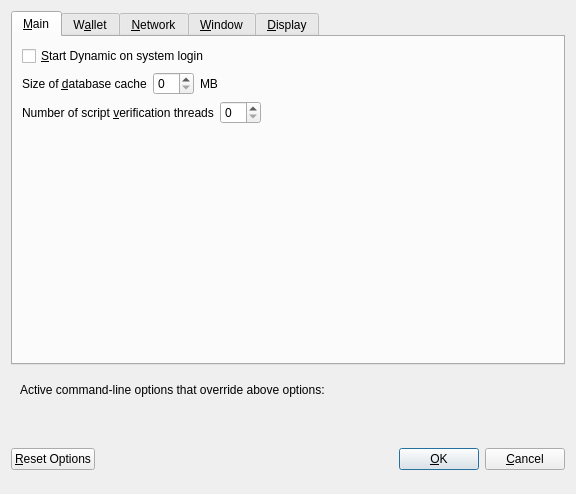
<?xml version="1.0" encoding="UTF-8"?>
<ui version="4.0">
 <class>OptionsDialog</class>
 <widget class="QDialog" name="OptionsDialog">
  <property name="geometry">
   <rect>
    <x>0</x>
    <y>0</y>
    <width>576</width>
    <height>494</height>
   </rect>
  </property>
  <property name="windowTitle">
   <string>Options</string>
  </property>
  <property name="styleSheet">
   <string notr="true">QTabWidget:tab-bar { alignment: left }
QTabBar { alignment: left; }</string>
  </property>
  <property name="modal">
   <bool>true</bool>
  </property>
  <layout class="QVBoxLayout" name="verticalLayout">
   <item>
    <widget class="QTabWidget" name="tabWidget">
     <property name="currentIndex">
      <number>0</number>
     </property>
     <widget class="QWidget" name="tabMain">
      <attribute name="title">
       <string>&amp;Main</string>
      </attribute>
      <layout class="QVBoxLayout" name="verticalLayout_Main">
       <item>
        <widget class="QCheckBox" name="dynamicAtStartup">
         <property name="toolTip">
          <string>Automatically start Dynamic after logging in to the system.</string>
         </property>
         <property name="text">
          <string>&amp;Start Dynamic on system login</string>
         </property>
        </widget>
       </item>
       <item>
        <layout class="QHBoxLayout" name="horizontalLayout_2_Main">
         <item>
          <widget class="QLabel" name="databaseCacheLabel">
           <property name="text">
            <string>Size of &amp;database cache</string>
           </property>
           <property name="textFormat">
            <enum>Qt::PlainText</enum>
           </property>
           <property name="buddy">
            <cstring>databaseCache</cstring>
           </property>
          </widget>
         </item>
         <item>
          <widget class="QSpinBox" name="databaseCache"/>
         </item>
         <item>
          <widget class="QLabel" name="databaseCacheUnitLabel">
           <property name="text">
            <string>MB</string>
           </property>
           <property name="textFormat">
            <enum>Qt::PlainText</enum>
           </property>
          </widget>
         </item>
         <item>
          <spacer name="horizontalSpacer_2_Main">
           <property name="orientation">
            <enum>Qt::Horizontal</enum>
           </property>
           <property name="sizeHint" stdset="0">
            <size>
             <width>40</width>
             <height>20</height>
            </size>
           </property>
          </spacer>
         </item>
        </layout>
       </item>
       <item>
        <layout class="QHBoxLayout" name="horizontalLayout_3_Main">
         <item>
          <widget class="QLabel" name="threadsScriptVerifLabel">
           <property name="text">
            <string>Number of script &amp;verification threads</string>
           </property>
           <property name="textFormat">
            <enum>Qt::PlainText</enum>
           </property>
           <property name="buddy">
            <cstring>threadsScriptVerif</cstring>
           </property>
          </widget>
         </item>
         <item>
          <widget class="QSpinBox" name="threadsScriptVerif">
           <property name="toolTip">
            <string>(0 = auto, &lt;0 = leave that many cores free)</string>
           </property>
          </widget>
         </item>
         <item>
          <spacer name="horizontalSpacer_3_Main">
           <property name="orientation">
            <enum>Qt::Horizontal</enum>
           </property>
           <property name="sizeHint" stdset="0">
            <size>
             <width>40</width>
             <height>20</height>
            </size>
           </property>
          </spacer>
         </item>
        </layout>
       </item>
       <item>
        <spacer name="verticalSpacer_Main">
         <property name="orientation">
          <enum>Qt::Vertical</enum>
         </property>
         <property name="sizeHint" stdset="0">
          <size>
           <width>20</width>
           <height>40</height>
          </size>
         </property>
        </spacer>
       </item>
      </layout>
     </widget>
     <widget class="QWidget" name="tabWallet">
      <attribute name="title">
       <string>W&amp;allet</string>
      </attribute>
      <layout class="QVBoxLayout" name="verticalLayout_Wallet">
       <item>
        <widget class="QGroupBox" name="groupBox">
         <property name="title">
          <string>Expert</string>
         </property>
         <layout class="QVBoxLayout" name="verticalLayout_2">
          <item>
           <widget class="QCheckBox" name="coinControlFeatures">
            <property name="toolTip">
             <string>Whether to show coin control features or not.</string>
            </property>
            <property name="text">
             <string>Enable coin &amp;control features</string>
            </property>
           </widget>
          </item>
          <item>
           <widget class="QCheckBox" name="showDynodesTab">
            <property name="toolTip">
             <string>Show additional tab listing all your dynodes in first sub-tab&lt;br/&gt;and all dynodes on the network in second sub-tab.</string>
            </property>
            <property name="text">
             <string>Show Dynodes Tab</string>
            </property>
           </widget>
          </item>
          <item>
           <widget class="QCheckBox" name="showAdvancedPSUI">
            <property name="toolTip">
             <string>Show additional information and buttons for PrivateSend on overview screen.</string>
            </property>
            <property name="text">
             <string>Enable advanced PrivateSend interface</string>
            </property>
           </widget>
          </item>
          <item>
           <widget class="QCheckBox" name="lowKeysWarning">
            <property name="toolTip">
             <string>Show warning dialog when PrivateSend detects that wallet has very low number of keys left.</string>
            </property>
            <property name="text">
             <string>Warn if PrivateSend is running out of keys</string>
            </property>
           </widget>
          </item>
          <item>
           <widget class="QCheckBox" name="privateSendMultiSession">
            <property name="toolTip">
             <string>Whether to use experimental PrivateSend mode with multiple mixing sessions per block.&lt;br/&gt;Note: You must use this feature carefully.&lt;br/&gt;Make sure you always have recent wallet (auto)backup in a safe place!</string>
            </property>
            <property name="text">
             <string>Enable PrivateSend &amp;multi-session</string>
            </property>
           </widget>
          </item>
          <item>
           <widget class="QCheckBox" name="spendZeroConfChange">
            <property name="toolTip">
             <string>If you disable the spending of unconfirmed change, the change from a transaction&lt;br/&gt;cannot be used until that transaction has at least one confirmation.&lt;br/&gt;This also affects how your balance is computed.</string>
            </property>
            <property name="text">
             <string>&amp;Spend unconfirmed change</string>
            </property>
           </widget>
          </item>
         </layout>
        </widget>
       </item>
       <item>
        <layout class="QHBoxLayout" name="horizontalLayout_4_Wallet">
         <item>
          <widget class="QLabel" name="label">
           <property name="toolTip">
            <string>This setting determines the amount of individual dynodes that an input will be anonymized through.&lt;br/&gt;More rounds of anonymization gives a higher degree of privacy, but also costs more in fees.</string>
           </property>
           <property name="text">
            <string>PrivateSend rounds to use</string>
           </property>
          </widget>
         </item>
         <item>
          <widget class="QSpinBox" name="privateSendRounds">
           <property name="minimum">
            <number>2</number>
           </property>
           <property name="maximum">
            <number>8</number>
           </property>
           <property name="value">
            <number>4</number>
           </property>
          </widget>
         </item>
        </layout>
       </item>
       <item>
        <layout class="QHBoxLayout" name="horizontalLayout">
         <item>
          <widget class="QLabel" name="label_2">
           <property name="toolTip">
            <string>This amount acts as a threshold to turn off PrivateSend once it's reached.</string>
           </property>
           <property name="statusTip">
            <string notr="true"/>
           </property>
           <property name="whatsThis">
            <string notr="true"/>
           </property>
           <property name="accessibleName">
            <string notr="true"/>
           </property>
           <property name="accessibleDescription">
            <string notr="true"/>
           </property>
           <property name="text">
            <string>Amount of Dynamic to keep anonymized</string>
           </property>
          </widget>
         </item>
         <item>
          <widget class="QSpinBox" name="privateSendAmount">
           <property name="minimum">
            <number>2</number>
           </property>
           <property name="maximum">
            <number>2000</number>
           </property>
           <property name="singleStep">
            <number>10</number>
           </property>
           <property name="value">
            <number>1000</number>
           </property>
          </widget>
         </item>
        </layout>
       </item>
       <item>
        <spacer name="verticalSpacer_Wallet">
         <property name="orientation">
          <enum>Qt::Vertical</enum>
         </property>
         <property name="sizeHint" stdset="0">
          <size>
           <width>20</width>
           <height>40</height>
          </size>
         </property>
        </spacer>
       </item>
      </layout>
     </widget>
     <widget class="QWidget" name="tabNetwork">
      <attribute name="title">
       <string>&amp;Network</string>
      </attribute>
      <layout class="QVBoxLayout" name="verticalLayout_Network">
       <item>
        <widget class="QCheckBox" name="mapPortUpnp">
         <property name="toolTip">
          <string>Automatically open the Dynamic client port on the router. This only works when your router supports UPnP and it is enabled.</string>
         </property>
         <property name="text">
          <string>Map port using &amp;UPnP</string>
         </property>
        </widget>
       </item>
       <item>
        <widget class="QCheckBox" name="allowIncoming">
         <property name="toolTip">
          <string>Accept connections from outside</string>
         </property>
         <property name="text">
          <string>Allow incoming connections</string>
         </property>
        </widget>
       </item>
       <item>
        <widget class="QCheckBox" name="connectSocks">
         <property name="toolTip">
          <string>Connect to the Dynamic network through a SOCKS5 proxy.</string>
         </property>
         <property name="text">
          <string>&amp;Connect through SOCKS5 proxy (default proxy):</string>
         </property>
        </widget>
       </item>
       <item>
        <layout class="QHBoxLayout" name="horizontalLayout_1_Network">
         <item>
          <widget class="QLabel" name="proxyIpLabel">
           <property name="text">
            <string>Proxy &amp;IP:</string>
           </property>
           <property name="textFormat">
            <enum>Qt::PlainText</enum>
           </property>
           <property name="buddy">
            <cstring>proxyIp</cstring>
           </property>
          </widget>
         </item>
         <item>
          <widget class="QValidatedLineEdit" name="proxyIp">
           <property name="minimumSize">
            <size>
             <width>140</width>
             <height>0</height>
            </size>
           </property>
           <property name="maximumSize">
            <size>
             <width>140</width>
             <height>16777215</height>
            </size>
           </property>
           <property name="toolTip">
            <string>IP address of the proxy (e.g. IPv4: 127.0.0.1 / IPv6: ::1)</string>
           </property>
          </widget>
         </item>
         <item>
          <widget class="QLabel" name="proxyPortLabel">
           <property name="text">
            <string>&amp;Port:</string>
           </property>
           <property name="textFormat">
            <enum>Qt::PlainText</enum>
           </property>
           <property name="buddy">
            <cstring>proxyPort</cstring>
           </property>
          </widget>
         </item>
         <item>
          <widget class="QLineEdit" name="proxyPort">
           <property name="minimumSize">
            <size>
             <width>55</width>
             <height>0</height>
            </size>
           </property>
           <property name="maximumSize">
            <size>
             <width>55</width>
             <height>16777215</height>
            </size>
           </property>
           <property name="toolTip">
            <string>Port of the proxy (e.g. 9050)</string>
           </property>
          </widget>
         </item>
         <item>
          <spacer name="horizontalSpacer_1_Network">
           <property name="orientation">
            <enum>Qt::Horizontal</enum>
           </property>
           <property name="sizeHint" stdset="0">
            <size>
             <width>40</width>
             <height>20</height>
            </size>
           </property>
          </spacer>
         </item>
        </layout>
       </item>
       <item>
        <layout class="QHBoxLayout" name="horizontalLayout_2_Network">
         <item>
          <widget class="QLabel" name="proxyActiveNets">
           <property name="text">
            <string>Used for reaching peers via:</string>
           </property>
           <property name="textFormat">
            <enum>Qt::PlainText</enum>
           </property>
          </widget>
         </item>
         <item>
          <widget class="QCheckBox" name="proxyReachIPv4">
           <property name="enabled">
            <bool>false</bool>
           </property>
           <property name="toolTip">
            <string>Shows, if the supplied default SOCKS5 proxy is used to reach peers via this network type.</string>
           </property>
           <property name="text">
            <string/>
           </property>
          </widget>
         </item>
         <item>
          <widget class="QLabel" name="proxyReachIPv4Label">
           <property name="text">
            <string>IPv4</string>
           </property>
           <property name="textFormat">
            <enum>Qt::PlainText</enum>
           </property>
          </widget>
         </item>
         <item>
          <widget class="QCheckBox" name="proxyReachIPv6">
           <property name="enabled">
            <bool>false</bool>
           </property>
           <property name="toolTip">
            <string>Shows, if the supplied default SOCKS5 proxy is used to reach peers via this network type.</string>
           </property>
           <property name="text">
            <string/>
           </property>
          </widget>
         </item>
         <item>
          <widget class="QLabel" name="proxyReachIPv6Label">
           <property name="text">
            <string>IPv6</string>
           </property>
           <property name="textFormat">
            <enum>Qt::PlainText</enum>
           </property>
          </widget>
         </item>
         <item>
          <widget class="QCheckBox" name="proxyReachTor">
           <property name="enabled">
            <bool>false</bool>
           </property>
           <property name="toolTip">
            <string>Shows, if the supplied default SOCKS5 proxy is used to reach peers via this network type.</string>
           </property>
           <property name="text">
            <string/>
           </property>
          </widget>
         </item>
         <item>
          <widget class="QLabel" name="proxyReachTorLabel">
           <property name="text">
            <string>Tor</string>
           </property>
           <property name="textFormat">
            <enum>Qt::PlainText</enum>
           </property>
          </widget>
         </item>
         <item>
          <spacer name="horizontalSpacer_2_Network">
           <property name="orientation">
            <enum>Qt::Horizontal</enum>
           </property>
           <property name="sizeHint" stdset="0">
            <size>
             <width>40</width>
             <height>20</height>
            </size>
           </property>
          </spacer>
         </item>
        </layout>
       </item>
       <item>
        <widget class="QCheckBox" name="connectSocksTor">
         <property name="toolTip">
          <string>Connect to the Dynamic network through a separate SOCKS5 proxy for Tor hidden services.</string>
         </property>
         <property name="text">
          <string>Use separate SOCKS5 proxy to reach peers via Tor hidden services:</string>
         </property>
        </widget>
       </item>
       <item>
        <layout class="QHBoxLayout" name="horizontalLayout_3_Network">
         <item>
          <widget class="QLabel" name="proxyIpTorLabel">
           <property name="text">
            <string>Proxy &amp;IP:</string>
           </property>
           <property name="textFormat">
            <enum>Qt::PlainText</enum>
           </property>
           <property name="buddy">
            <cstring>proxyIpTor</cstring>
           </property>
          </widget>
         </item>
         <item>
          <widget class="QValidatedLineEdit" name="proxyIpTor">
           <property name="minimumSize">
            <size>
             <width>140</width>
             <height>0</height>
            </size>
           </property>
           <property name="maximumSize">
            <size>
             <width>140</width>
             <height>16777215</height>
            </size>
           </property>
           <property name="toolTip">
            <string>IP address of the proxy (e.g. IPv4: 127.0.0.1 / IPv6: ::1)</string>
           </property>
          </widget>
         </item>
         <item>
          <widget class="QLabel" name="proxyPortTorLabel">
           <property name="text">
            <string>&amp;Port:</string>
           </property>
           <property name="textFormat">
            <enum>Qt::PlainText</enum>
           </property>
           <property name="buddy">
            <cstring>proxyPortTor</cstring>
           </property>
          </widget>
         </item>
         <item>
          <widget class="QLineEdit" name="proxyPortTor">
           <property name="minimumSize">
            <size>
             <width>55</width>
             <height>0</height>
            </size>
           </property>
           <property name="maximumSize">
            <size>
             <width>55</width>
             <height>16777215</height>
            </size>
           </property>
           <property name="toolTip">
            <string>Port of the proxy (e.g. 9050)</string>
           </property>
          </widget>
         </item>
         <item>
          <spacer name="horizontalSpacer_4_Network">
           <property name="orientation">
            <enum>Qt::Horizontal</enum>
           </property>
           <property name="sizeHint" stdset="0">
            <size>
             <width>40</width>
             <height>20</height>
            </size>
           </property>
          </spacer>
         </item>
        </layout>
       </item>
       <item>
        <spacer name="verticalSpacer_Network">
         <property name="orientation">
          <enum>Qt::Vertical</enum>
         </property>
         <property name="sizeHint" stdset="0">
          <size>
           <width>20</width>
           <height>40</height>
          </size>
         </property>
        </spacer>
       </item>
      </layout>
     </widget>
     <widget class="QWidget" name="tabWindow">
      <attribute name="title">
       <string>&amp;Window</string>
      </attribute>
      <layout class="QVBoxLayout" name="verticalLayout_Window">
       <item>
        <widget class="QCheckBox" name="minimizeToTray">
         <property name="toolTip">
          <string>Show only a tray icon after minimizing the window.</string>
         </property>
         <property name="text">
          <string>&amp;Minimize to the tray instead of the taskbar</string>
         </property>
        </widget>
       </item>
       <item>
        <widget class="QCheckBox" name="minimizeOnClose">
         <property name="toolTip">
          <string>Minimize instead of exit the application when the window is closed. When this option is enabled, the application will be closed only after selecting Exit in the menu.</string>
         </property>
         <property name="text">
          <string>M&amp;inimize on close</string>
         </property>
        </widget>
       </item>
       <item>
        <spacer name="verticalSpacer_Window">
         <property name="orientation">
          <enum>Qt::Vertical</enum>
         </property>
         <property name="sizeHint" stdset="0">
          <size>
           <width>20</width>
           <height>40</height>
          </size>
         </property>
        </spacer>
       </item>
      </layout>
     </widget>
     <widget class="QWidget" name="tabDisplay">
      <attribute name="title">
       <string>&amp;Display</string>
      </attribute>
      <layout class="QVBoxLayout" name="verticalLayout_Display">
       <item>
        <layout class="QHBoxLayout" name="horizontalLayout_1_Display">
         <item>
          <widget class="QLabel" name="langLabel">
           <property name="text">
            <string>User Interface &amp;language:</string>
           </property>
           <property name="textFormat">
            <enum>Qt::PlainText</enum>
           </property>
           <property name="buddy">
            <cstring>lang</cstring>
           </property>
          </widget>
         </item>
         <item>
          <widget class="QValueComboBox" name="lang">
           <property name="toolTip">
            <string>The user interface language can be set here. This setting will take effect after restarting Dynamic.</string>
           </property>
          </widget>
         </item>
        </layout>
       </item>
       <item>
        <widget class="QLabel" name="label_3">
         <property name="toolTip">
          <string notr="true"/>
         </property>
         <property name="statusTip">
          <string notr="true"/>
         </property>
         <property name="whatsThis">
          <string notr="true"/>
         </property>
         <property name="accessibleName">
          <string notr="true"/>
         </property>
         <property name="text">
          <string>Language missing or translation incomplete? Help contributing translations here:
https://www.transifex.com/projects/p/dash/</string>
         </property>
         <property name="wordWrap">
          <bool>true</bool>
         </property>
         <property name="openExternalLinks">
          <bool>true</bool>
         </property>
         <property name="textInteractionFlags">
          <set>Qt::TextBrowserInteraction</set>
         </property>
        </widget>
       </item>
       <item>
        <layout class="QHBoxLayout" name="horizontalLayout_4_Display" stretch="0,0">
         <item>
          <widget class="QLabel" name="themeLabel">
           <property name="text">
            <string>User Interface Theme:</string>
           </property>
          </widget>
         </item>
         <item>
          <widget class="QValueComboBox" name="theme"/>
         </item>
        </layout>
       </item>
       <item>
        <widget class="Line" name="line">
         <property name="orientation">
          <enum>Qt::Horizontal</enum>
         </property>
        </widget>
       </item>
       <item>
        <layout class="QHBoxLayout" name="horizontalLayout_2_Display">
         <item>
          <widget class="QLabel" name="unitLabel">
           <property name="text">
            <string>&amp;Unit to show amounts in:</string>
           </property>
           <property name="textFormat">
            <enum>Qt::PlainText</enum>
           </property>
           <property name="buddy">
            <cstring>unit</cstring>
           </property>
          </widget>
         </item>
         <item>
          <widget class="QValueComboBox" name="unit">
           <property name="toolTip">
            <string>Choose the default subdivision unit to show in the interface and when sending coins.</string>
           </property>
          </widget>
         </item>
        </layout>
       </item>
       <item>
        <layout class="QHBoxLayout" name="horizontalLayout_5_Display">
         <item>
          <widget class="QLabel" name="digitsLabel">
           <property name="text">
            <string>Decimal digits</string>
           </property>
          </widget>
         </item>
         <item>
          <widget class="QValueComboBox" name="digits"/>
         </item>
        </layout>
       </item>
       <item>
        <layout class="QHBoxLayout" name="horizontalLayout_3_Display">
         <item>
          <widget class="QLabel" name="thirdPartyTxUrlsLabel">
           <property name="toolTip">
            <string>Third party URLs (e.g. a block explorer) that appear in the transactions tab as context menu items.&lt;br/&gt;%s in the URL is replaced by transaction hash. Multiple URLs are separated by vertical bar |.</string>
           </property>
           <property name="text">
            <string>Third party transaction URLs</string>
           </property>
           <property name="buddy">
            <cstring>thirdPartyTxUrls</cstring>
           </property>
          </widget>
         </item>
         <item>
          <widget class="QLineEdit" name="thirdPartyTxUrls">
           <property name="toolTip">
            <string>Third party URLs (e.g. a block explorer) that appear in the transactions tab as context menu items.&lt;br/&gt;%s in the URL is replaced by transaction hash. Multiple URLs are separated by vertical bar |.</string>
           </property>
          </widget>
         </item>
        </layout>
       </item>
       <item>
        <spacer name="verticalSpacer">
         <property name="orientation">
          <enum>Qt::Vertical</enum>
         </property>
         <property name="sizeHint" stdset="0">
          <size>
           <width>20</width>
           <height>40</height>
          </size>
         </property>
        </spacer>
       </item>
      </layout>
     </widget>
    </widget>
   </item>
   <item>
    <widget class="QFrame" name="frame">
     <layout class="QVBoxLayout" name="verticalLayout_Bottom">
      <item>
       <layout class="QHBoxLayout" name="horizontalLayout_Bottom">
        <item>
         <widget class="QLabel" name="overriddenByCommandLineInfoLabel">
          <property name="text">
           <string>Active command-line options that override above options:</string>
          </property>
          <property name="textFormat">
           <enum>Qt::PlainText</enum>
          </property>
         </widget>
        </item>
        <item>
         <spacer name="horizontalSpacer_Bottom">
          <property name="orientation">
           <enum>Qt::Horizontal</enum>
          </property>
          <property name="sizeHint" stdset="0">
           <size>
            <width>40</width>
            <height>20</height>
           </size>
          </property>
         </spacer>
        </item>
       </layout>
      </item>
      <item>
       <widget class="QLabel" name="overriddenByCommandLineLabel">
        <property name="text">
         <string/>
        </property>
        <property name="textFormat">
         <enum>Qt::PlainText</enum>
        </property>
        <property name="wordWrap">
         <bool>true</bool>
        </property>
       </widget>
      </item>
     </layout>
    </widget>
   </item>
   <item>
    <layout class="QHBoxLayout" name="horizontalLayout_Buttons">
     <item>
      <widget class="QPushButton" name="resetButton">
       <property name="toolTip">
        <string>Reset all client options to default.</string>
       </property>
       <property name="text">
        <string>&amp;Reset Options</string>
       </property>
       <property name="autoDefault">
        <bool>false</bool>
       </property>
      </widget>
     </item>
     <item>
      <spacer name="horizontalSpacer_1">
       <property name="orientation">
        <enum>Qt::Horizontal</enum>
       </property>
       <property name="sizeHint" stdset="0">
        <size>
         <width>40</width>
         <height>48</height>
        </size>
       </property>
      </spacer>
     </item>
     <item>
      <widget class="QLabel" name="statusLabel">
       <property name="minimumSize">
        <size>
         <width>200</width>
         <height>0</height>
        </size>
       </property>
       <property name="font">
        <font>
         <weight>75</weight>
         <bold>true</bold>
        </font>
       </property>
       <property name="text">
        <string/>
       </property>
       <property name="textFormat">
        <enum>Qt::PlainText</enum>
       </property>
       <property name="wordWrap">
        <bool>true</bool>
       </property>
      </widget>
     </item>
     <item>
      <spacer name="horizontalSpacer_2">
       <property name="orientation">
        <enum>Qt::Horizontal</enum>
       </property>
       <property name="sizeHint" stdset="0">
        <size>
         <width>40</width>
         <height>48</height>
        </size>
       </property>
      </spacer>
     </item>
     <item>
      <widget class="QPushButton" name="okButton">
       <property name="text">
        <string>&amp;OK</string>
       </property>
       <property name="autoDefault">
        <bool>false</bool>
       </property>
       <property name="default">
        <bool>true</bool>
       </property>
      </widget>
     </item>
     <item>
      <widget class="QPushButton" name="cancelButton">
       <property name="text">
        <string>&amp;Cancel</string>
       </property>
       <property name="autoDefault">
        <bool>false</bool>
       </property>
      </widget>
     </item>
    </layout>
   </item>
  </layout>
 </widget>
 <customwidgets>
  <customwidget>
   <class>QValidatedLineEdit</class>
   <extends>QLineEdit</extends>
   <header>qvalidatedlineedit.h</header>
  </customwidget>
  <customwidget>
   <class>QValueComboBox</class>
   <extends>QComboBox</extends>
   <header>qvaluecombobox.h</header>
  </customwidget>
 </customwidgets>
 <resources/>
 <connections/>
</ui>
